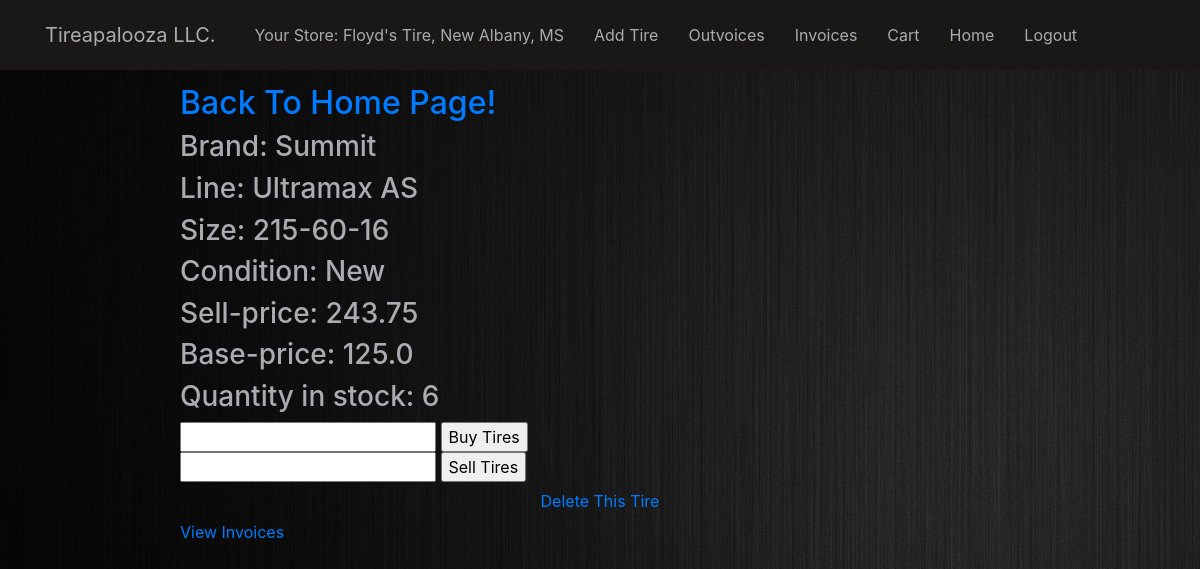
Screenshot of /tire_info/4/ (signed in) with the database file from the repository.
### app/models.py (models this page shows, shortened)
class Profile(models.Model):
    user = models.OneToOneField(User, on_delete=models.CASCADE)
    store = models.ForeignKey(
        Store, on_delete=models.CASCADE, related_name="staff_members"
    )

class Store(models.Model):
    store_name = models.CharField(max_length=100)
    location = models.CharField(max_length=200)
    def __str__(self):
        return self.store_name + ", " + self.location

class Tire(models.Model):
    PATTERNS = (
        ("Street Tread", "Street Tread"),
        ("All-Terrain", "All-Terrain"),
        ("Mud Terrain", "Mud-Terrain"),
    )
    CONDITIONS = (
        (1, "Heavily Used"),
        (2, "Used"),
        (3, "Good"),
        (4, "New"),
    )
    brand = models.CharField(max_length=200, null=True)
    line = models.CharField(max_length=200, null=True)
    size = models.CharField(max_length=200, null=True)
    mileage_rating = models.CharField(max_length=40, null=True)
    base_price = models.FloatField(null=True)
    tread_pattern = models.CharField(max_length=200, null=True, choices=PATTERNS)
    condition = models.IntegerField(null=True, choices=CONDITIONS)
    adjusted_price = models.FloatField(null=True, blank=True, default=None)
    quantity = models.IntegerField(default=0)
    store = models.ForeignKey(
        Store, on_delete=models.CASCADE, related_name="inventory", null=True, blank=True
    )
    order_qty = models.IntegerField(null=True)

### app/decorators.py (the view)
        def wrapper_func(request, *args, **kwargs):
            group = "None"
            if request.user.groups.exists():
                group = request.user.groups.all()[0].name
            if group in allowed_roles:
                return view_func(request, *args, **kwargs)
            else:
                return redirect("logout")

### app/models.py (called while the page is built)
def get_tire_by_id(pk):
    try:
        tire = Tire.objects.get(id=pk)
        return tire
    except:
        return None

### app/views.py (called while the page is built, shortened)
@login_required(login_url="login")
@allowed_users(allowed_roles="staff")
def tire_info(request, pk):
    current_tire = get_tire_by_id(pk)
    if current_tire == None:
        return render(
            request, "tire_info.html", {"doesNotExist": "This tire does not exist"}
        )
    user = request.user.username
    context = {"tire": current_tire}
    store = request.user.profile.store
    return render(request, "tire_info.html", context)

### app/templates/tire_info.html (shortened to what this page needs)
{% extends 'home.html' %} {% block content %}
<nav>
  <h2><a href="{% url 'home' %}">Back To Home Page!</a></h2>
</nav>
{% if tire is not None %}
<h3>Brand: {{ tire.brand }}</h3>
<h3>Line: {{ tire.line }}</h3>
<h3>Size: {{tire.size}}</h3>
<h3>Condition: {{tire.get_condition_display}}</h3>
<h3>Sell-price: {{ tire.adjusted_price }}</h3>
<h3>Base-price: {{ tire.base_price }}</h3>
<h3>Quantity in stock: {{ tire.quantity }}</h3>
<form action="" method="POST">
  <input name="tires_bought" type="number" value="Quantity" min="1" />
  <input type="submit" value="Buy Tires" />
</form>
<form action="" method="POST">
  <input
    name="tires_sold"
    type="number"
    max="{{tire.quantity}}"
    value="Quantity"
  />
  <input type="submit" value="Sell Tires" />
</form>
<a class="btn" href=" {% url 'delete_tire' tire.id%}">Delete This Tire</a>
<a href="{% url 'view_invoices' %}">View Invoices</a>
{% endif %} {{doesNotExist}} {% endblock content %}

### app/templates/base.html (shortened to what this page needs)
{% load static %}
<!DOCTYPE html>
<html lang="en">
  <head>
    <link
      rel="stylesheet"
      href="https://maxcdn.bootstrapcdn.com/bootstrap/4.0.0/css/bootstrap.min.css"
    />
    <link rel="stylesheet" type="text/css" href="{% static 'base.css' %}" />
  </head>
  <body>
    <header class="site-header">
      <nav class="navbar navbar-expand-md navbar-dark bg-steel fixed-top">
        <div class="container">
          <a
            class="navbar-brand mr-4"
            href="{% url 'home' %}"
            style="color: #ababb2"
            >Tireapalooza LLC.</a
          >
          <div class="collapse navbar-collapse">
            <div class="navbar-nav">
              {% if user.is_authenticated %}
              <li class="nav-item nav-link">
                Your Store: {{request.user.profile.store}}
              </li>
              {% if request.path != "/add_tire/" %}
              <a class="nav-item nav-link" href="{% url 'add_tire_form' %}"
                >Add Tire</a
              >
              {% endif %} {% if request.path != "/view_outvoices/" %}
              <a class="nav-item nav-link" href=" {% url 'view_outvoices' %}"
                >Outvoices</a
              >
              {% endif %} {% if request.path != "/view_invoices/" %}
              <a class="nav-item nav-link" href=" {% url 'view_invoices' %}"
                >Invoices</a
              >
              {% endif %} {% if request.path != "/cart/" %}
              <a class="nav-item nav-link" href=" {% url 'cart' %}">Cart</a>
              {% endif %} {% if request.path != "/" %}
              <a class="nav-item nav-link" href=" {% url 'home' %}">Home</a>
              {% endif %} {% if request.path != "/logout/" %}
              <a class="nav-item nav-link" href=" {% url 'logout' %}">Logout</a>
              {% endif %}
              {% endif %}
            </div>
          </div>
        </div>
      </nav>
    </header>
    <div id="test_div">
      <div id="block_container">
        {% block content %}{% endblock content %}
      </div>
    </div>
  </body>
</html>

### app/static/base.css (style rules this page uses)
body { background-color: #ababb2; color: #ababb2; margin-top: 7%; background-image: url("image/unitproject.jpeg") }
.bg-steel { background-color: #1a1817; }
.site-header .navbar-nav .nav-link { margin-left: auto; margin-right: auto; color: #ababb2; padding: 15px; }
#block_container { margin-left: auto; margin-right: auto; width: 70%; display: flex; flex-direction: column; justify-content: center; }

### rows the page displays
Tire: brand "Summit", line "Ultramax AS", size "215-60-16", condition "New", adjusted_price "243.75", base_price "125.0", quantity "6"

### other values shown
{{ request.user.profile.store }} "Floyd's Tire, New Albany, MS"
